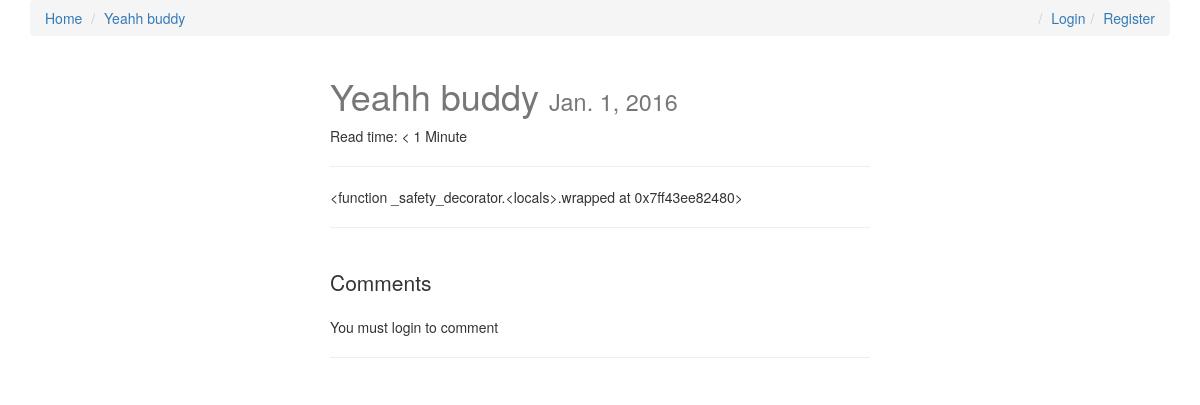
Before: /yeah-buddy/ with the older database file.
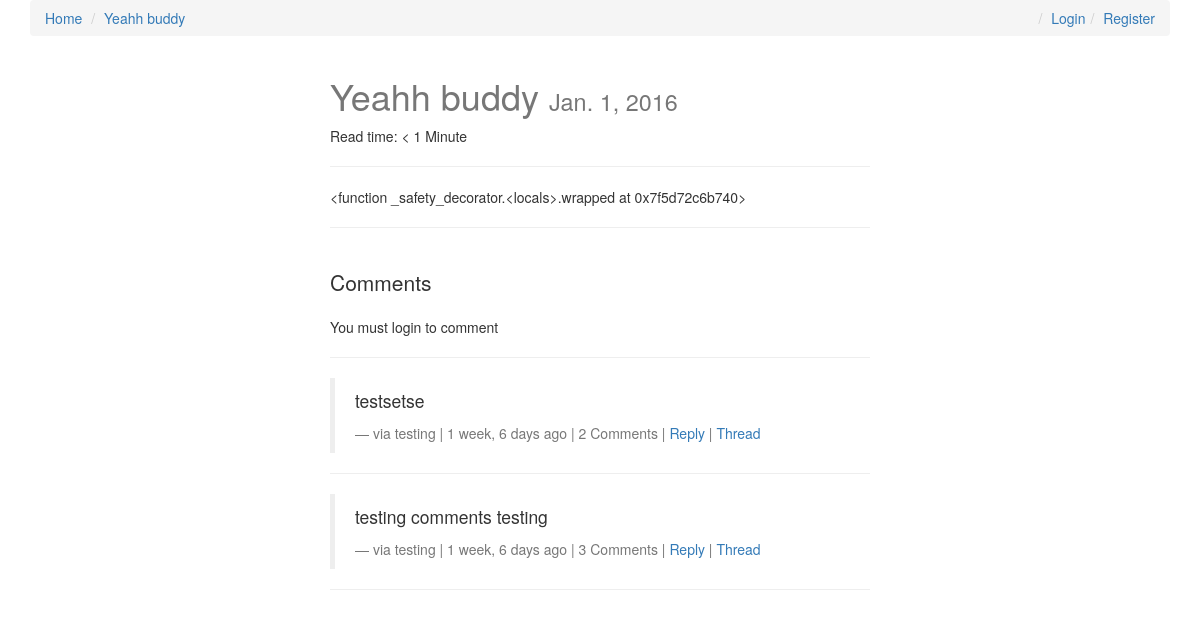
After: the same page with the newer database file.
### posts/models.py (models this page shows, shortened)
class Post(models.Model):
    user = models.ForeignKey(settings.AUTH_USER_MODEL, default=1)
    title = models.CharField(max_length=120)
    slug = models.SlugField(unique=True)
    image = models.ImageField(upload_to=upload_location,
            null=True,
            blank=True,
            width_field="width_field",
            height_field="height_field")
    height_field = models.IntegerField(default=0)
    width_field = models.IntegerField(default=0)
    content = models.TextField()
    draft = models.BooleanField(default=False)
    publish = models.DateField(auto_now=False, auto_now_add=False)
    read_time =  models.IntegerField(default=0) # models.TimeField(null=True, blank=True) #assume minutes
    updated = models.DateTimeField(auto_now=True, auto_now_add=False)
    timestamp = models.DateTimeField(auto_now=False, auto_now_add=True)
    objects = PostManager()
    def get_absolute_url(self):
        return reverse("posts:detail", kwargs={"slug": self.slug})
    class Meta:
        ordering = ["-timestamp", "-updated"]
    def get_markdown(self):
        content = self.content
        markdown_text = markdown(content)
        return mark_safe(markdown_text)
    @property
    def comments(self):
        instance = self
        qs = Comment.objects.filter_by_instance(instance)
        return qs
    @property
    def get_content_type(self):
        instance = self
        content_type = ContentType.objects.get_for_model(instance.__class__)
        return content_type

### comments/models.py (models this page shows, shortened)
class Comment(models.Model):
    user        = models.ForeignKey(settings.AUTH_USER_MODEL, default=1)
    content_type = models.ForeignKey(ContentType, on_delete=models.CASCADE)
    object_id = models.PositiveIntegerField()
    content_object = GenericForeignKey('content_type', 'object_id')
    parent      = models.ForeignKey("self", null=True, blank=True)
    content     = models.TextField()
    timestamp   = models.DateTimeField(auto_now_add=True)
    objects = CommentManager()
    class Meta:
        ordering = ['-timestamp']
    def get_absolute_url(self):
        return reverse("comments:thread", kwargs={"id": self.id})
    def children(self): #replies
        return Comment.objects.filter(parent=self)

### posts/views.py (the view, shortened to what this page needs)
# urls.py: url(r'^(?P<slug>[\w-]+)/$', post_detail, name='detail'),
def post_detail(request, slug=None):
	instance = get_object_or_404(Post, slug=slug)
	if instance.publish > timezone.now().date() or instance.draft:
		if not request.user.is_staff or not request.user.is_superuser:
			raise Http404
	share_string = quote_plus(instance.content)
	initial_data = {
			"content_type": instance.get_content_type,
			"object_id": instance.id
	}
	form = CommentForm(request.POST or None, initial=initial_data)
	comments = instance.comments
	context = {
		"title": instance.title,
		"instance": instance,
		"share_string": share_string,
		"comments": comments,
		"comment_form":form,
	}
	return render(request, "post_detail.html", context)

### comments/models.py (called while the page is built)
    def filter_by_instance(self, instance):
        content_type = ContentType.objects.get_for_model(instance.__class__)
        obj_id = instance.id
        qs = super(CommentManager, self).filter(content_type=content_type, object_id= obj_id).filter(parent=None)
        return qs

### posts/templatetags/urlify.py (called while the page is built)
@register.filter
def urlify(value):
    return quote_plus(value)

### templates/post_detail.html (shortened to what this page needs)
{% extends "base.html" %}
{% load urlify %}
{% load crispy_forms_tags %}
 {% block post_detail_link %}
  <li><a href='{{ instance.get_absolute_url }}'>{{ instance.title }}</a></li>
  {% endblock %}
{% block content %}
<div class='col-sm-6 col-sm-offset-3'>
<h1>{{ title }} <small>{% if instance.draft %}<span style='color:red;'>Draft</span> {% endif %}{{ instance.publish }}</small></h1>
<p>Read time: {% if instance.read_time <= 1 %} < 1 Minute {% else %}{{ instance.read_time }} minutes {% endif %}</p>
<p><div class="fb-like" data-href="{{ request.build_absolute_uri }}" data-layout="button_count" data-action="like" data-show-faces="true" data-share="true"></div>
<hr/>
</p>
<div class='row'>
<div class='col-sm-12 '>
   <div class='post-detail-item'>{{ instance.get_markdown }}</div>
    <hr/>
    <br/>
    <div>
        <p class='lead'>Comments</p>
        {% if request.user.is_authenticated %}
        <form method="POST" action="."> {% csrf_token %}
            {{ comment_form|crispy }}
            <input type='submit' value='Post comment' class='btn btn-default'>
        </form>
        {% else %}
        <p>You must login to comment </p>
        {% endif %}
        <hr/>
        {% for comment in comments %}
        <blockquote>
          <p>{{ comment.content }}</p>
          <footer>via {{ comment.user }} | {{ comment.timestamp|timesince }} ago | {% if comment.children.count > 0 %}{{ comment.children.count }} Comment{% if comment.children.count > 1 %}s{% endif %} | {% endif %} <a class='comment-reply-btn' href='#'>Reply</a> | <a class='' href='{{ comment.get_absolute_url }}'>Thread</a></footer>
        </blockquote>
        <hr/>
        {% endfor %}
    </div>
</div>
</div>
</div>
{% endblock content %}

Changed rows visible on the page:
computed for Post "Yeahh buddy": get_markdown "<function _safety_decorator.<locals>.wrapped at 0x7ff43ee82480>" → "<function _safety_decorator.<locals>.wrapped at 0x7f5d72c6b740>"
added Comment: content "testsetse", user "testing", timestamp "1 week, 6 days", children.count "2"
added Comment: content "testing comments testing", user "testing", timestamp "1 week, 6 days", children.count "3"
